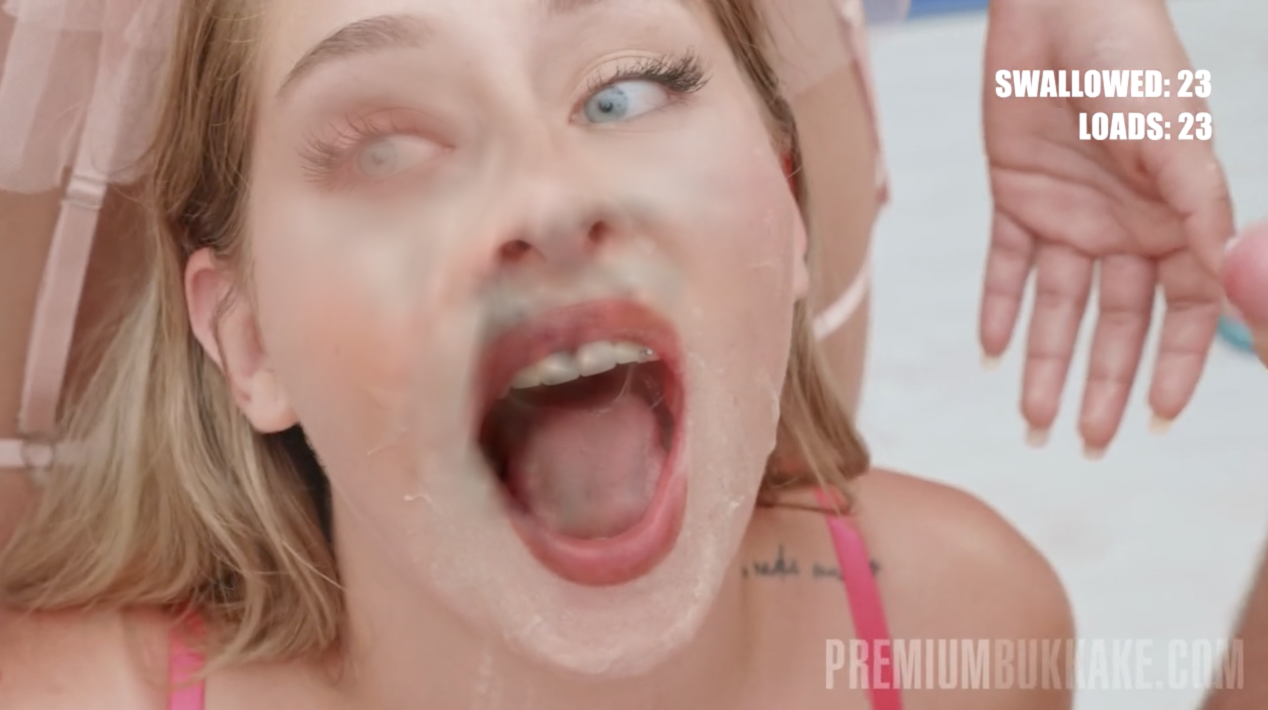
#> input picture previewtest/bare_bones_inswapper.png, 2536 x 1420 px, given in place of zBam.png, which was not available (shown at 1/2 size)
$ python test_transparency_composite.py
#> lines starting #> are read from the running program, lines starting #| are printed output that depends on the picture; after the words box and inside, x2 and y2 are one past the last pixel; in counts of white or black regions, pixels touching at a corner belong together; pictures that were not available may be replaced by others from this repository, and a replacement may not be noted
import cv2
import numpy as np
import os

def run_composite_test():
    # --- Configuration ---
    # Adjust strictly based on the specific depth map intensity of the occlusion
    DEPTH_THRESHOLD_MIN = 0.74  # Calibrated from analyze_depth.py (188/255)
    DEPTH_THRESHOLD_MAX = 1.0  # End of the "liquid"
    BLUR_STRENGTH = (5, 5)     # Softens the mask edges

    # --- Paths ---
    target_path = "/Users/kendrick/Documents/FS Source/zBam.png"
    swap_dirty_path = "previewtest/solution_dirty_swap.png"
    depth_path = "previewtest/frame_depth.png"
    output_path = "previewtest/solution_final.png"
    debug_path = "previewtest/debug_mask_solution.png"

    if not os.path.exists(swap_dirty_path):
        print(f"Error: {swap_dirty_path} not found.")
        return
    if not os.path.exists(depth_path):
        print(f"Error: {depth_path} not found.")
        return

    # --- Load Assets ---
    target_original = cv2.imread(target_path).astype(float)
    swap_dirty = cv2.imread(swap_dirty_path).astype(float)
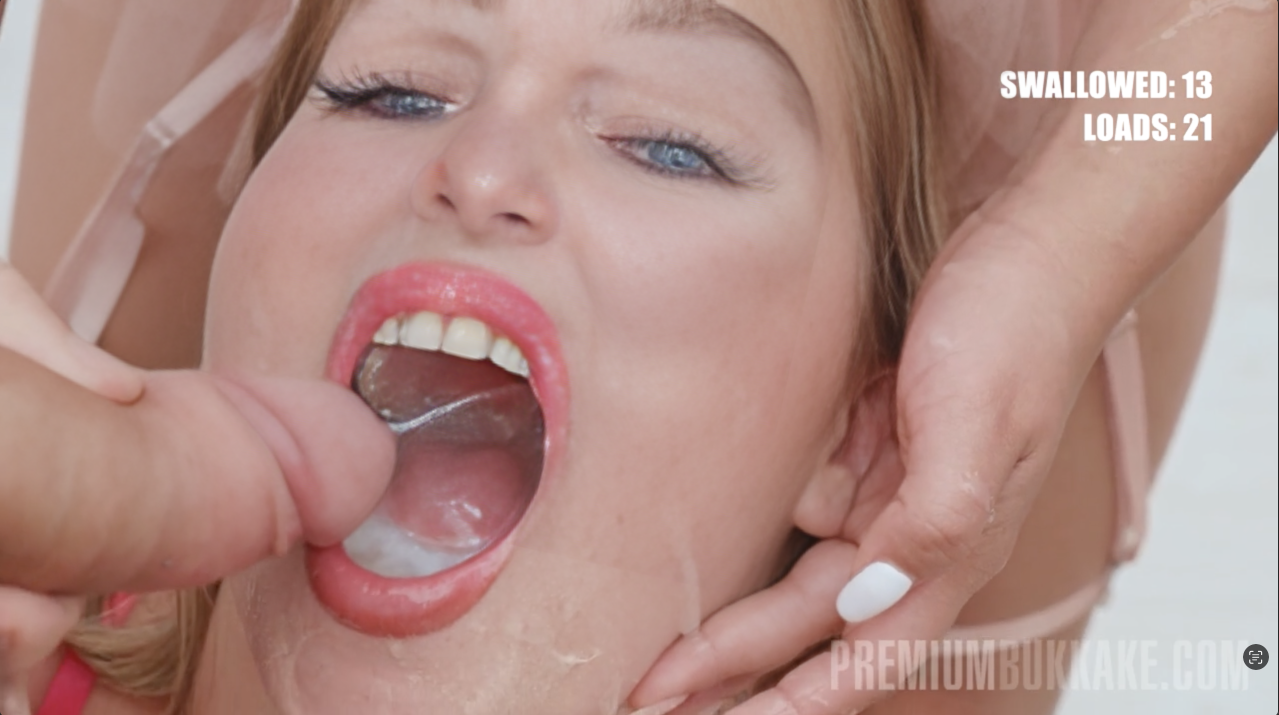
#> input picture previewtest/solution_dirty_swap.png, 2558 x 1430 px (shown at 1/2 size)
    depth_map = cv2.imread(depth_path, cv2.IMREAD_GRAYSCALE).astype(float) / 255.0
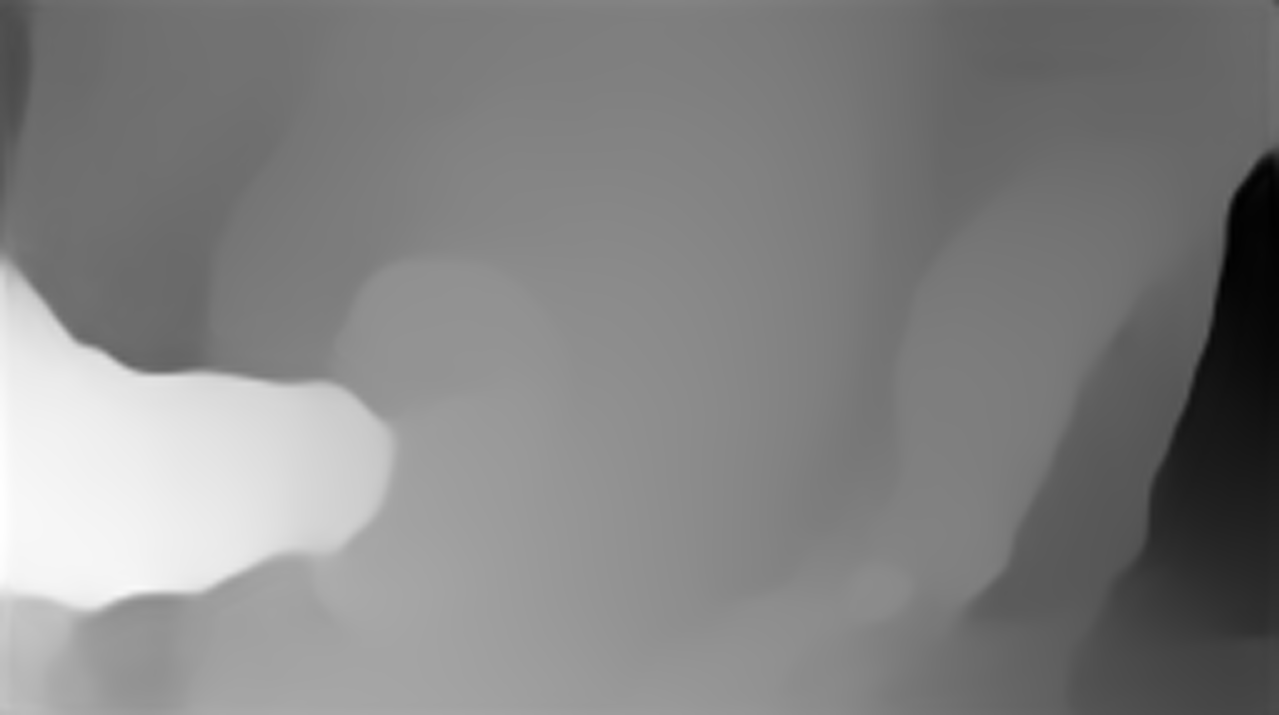
#> input picture previewtest/frame_depth.png, 2558 x 1430 px (shown at 1/2 size)
#> depth_map: shape (1430, 2558) float64; min 0, max 1, mean 0.511

    print(f"Loaded assets. Target shape: {target_original.shape}")
#| Loaded assets. Target shape: (1420, 2536, 3)

    # --- 1. Generate Transmission Mask ---
    # Isolate pixels that are "closer" than the face (the liquid)
    _, liquid_mask = cv2.threshold(depth_map, DEPTH_THRESHOLD_MIN, DEPTH_THRESHOLD_MAX, cv2.THRESH_BINARY)
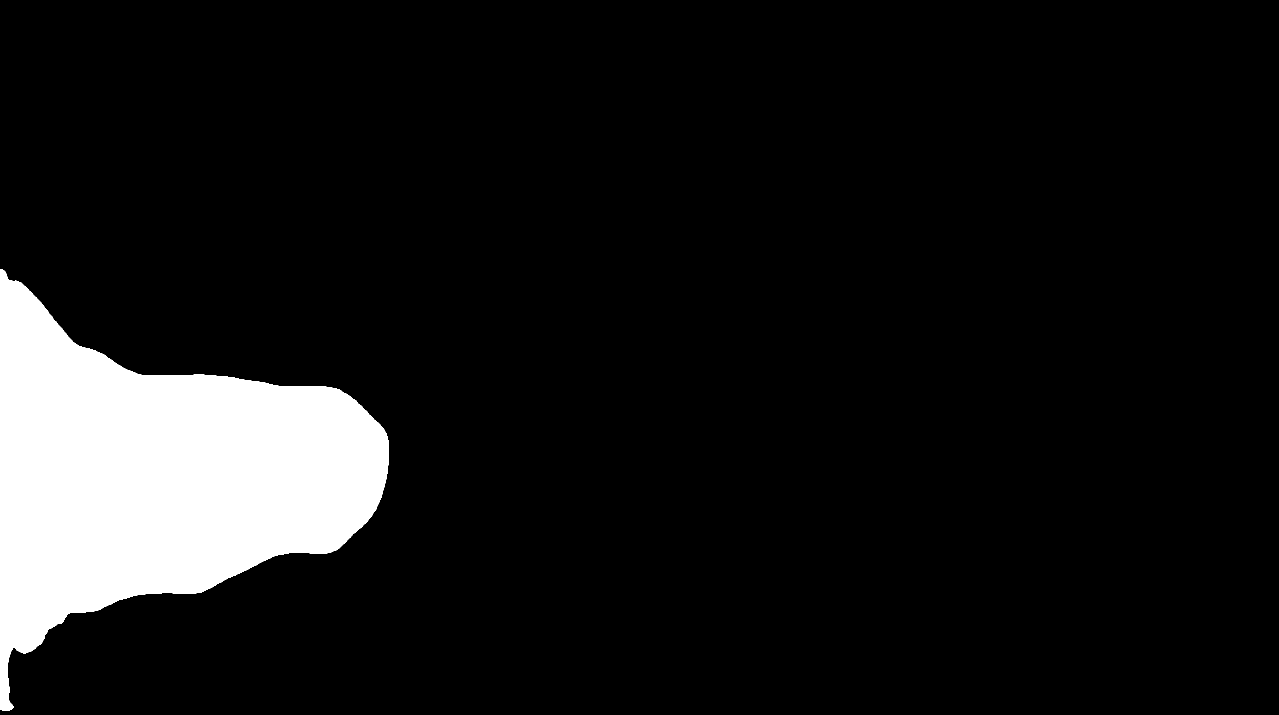
#> liquid_mask: shape (1430, 2558) float64 (shown at 1/2 size); values 0 (black) and 1 (white), 9.4% white; 1 white region, box (x1, y1, x2, y2) and area: (0, 538, 778, 1422) 343139

    # Soften the mask to simulate alpha transparency/feathering
    liquid_alpha = cv2.GaussianBlur(liquid_mask, BLUR_STRENGTH, 0)

    # Normalize alpha to 0.0 - 1.0 range and expand dimensions
    liquid_alpha = liquid_alpha / 255.0
    liquid_alpha = np.repeat(liquid_alpha[:, :, np.newaxis], 3, axis=2)
#> liquid_alpha: shape (1430, 2558, 3) float64

    # --- 2. The Composite Math ---
    # Formula: Final = (Swap * (1 - Alpha)) + (Original * Alpha)
    # Explanation: Where Alpha is 1 (liquid), show Original. Where Alpha is 0 (face), show Swap.
    # Where Alpha is 0.5 (semi-transparent), blend them.

#> (the run stopped early here; a loop or call above may not have finished)
